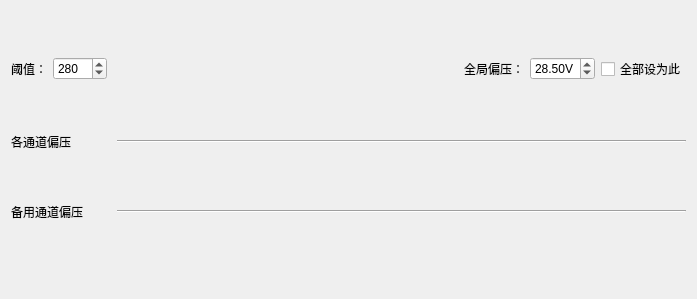
<?xml version="1.0" encoding="UTF-8"?>
<ui version="4.0">
 <class>Form</class>
 <widget class="QWidget" name="Form">
  <property name="geometry">
   <rect>
    <x>0</x>
    <y>0</y>
    <width>697</width>
    <height>299</height>
   </rect>
  </property>
  <property name="windowTitle">
   <string>Form</string>
  </property>
  <layout class="QVBoxLayout" name="verticalLayout">
   <item>
    <layout class="QHBoxLayout" name="horizontalLayout_5">
     <item>
      <widget class="QLabel" name="label_4">
       <property name="text">
        <string>阈值：</string>
       </property>
      </widget>
     </item>
     <item>
      <widget class="QSpinBox" name="spinBox_globalThreshole">
       <property name="maximum">
        <number>1023</number>
       </property>
       <property name="value">
        <number>280</number>
       </property>
      </widget>
     </item>
     <item>
      <spacer name="horizontalSpacer_3">
       <property name="orientation">
        <enum>Qt::Horizontal</enum>
       </property>
       <property name="sizeHint" stdset="0">
        <size>
         <width>40</width>
         <height>20</height>
        </size>
       </property>
      </spacer>
     </item>
     <item>
      <widget class="QLabel" name="label_5">
       <property name="text">
        <string>全局偏压：</string>
       </property>
      </widget>
     </item>
     <item>
      <widget class="QDoubleSpinBox" name="doubleSpinBox_globalBias">
       <property name="suffix">
        <string>V</string>
       </property>
       <property name="minimum">
        <double>25.289999999999999</double>
       </property>
       <property name="maximum">
        <double>29.289999999999999</double>
       </property>
       <property name="value">
        <double>28.500000000000000</double>
       </property>
      </widget>
     </item>
     <item>
      <widget class="QCheckBox" name="checkBox_globalBias">
       <property name="text">
        <string>全部设为此</string>
       </property>
      </widget>
     </item>
    </layout>
   </item>
   <item>
    <layout class="QHBoxLayout" name="horizontalLayout_3">
     <item>
      <widget class="QLabel" name="label_14">
       <property name="maximumSize">
        <size>
         <width>100</width>
         <height>16777215</height>
        </size>
       </property>
       <property name="text">
        <string>各通道偏压</string>
       </property>
      </widget>
     </item>
     <item>
      <widget class="Line" name="line_2">
       <property name="orientation">
        <enum>Qt::Horizontal</enum>
       </property>
      </widget>
     </item>
    </layout>
   </item>
   <item>
    <layout class="QGridLayout" name="gridLayout_channelBias"/>
   </item>
   <item>
    <layout class="QHBoxLayout" name="horizontalLayout_2">
     <item>
      <widget class="QLabel" name="label_31">
       <property name="minimumSize">
        <size>
         <width>70</width>
         <height>0</height>
        </size>
       </property>
       <property name="maximumSize">
        <size>
         <width>100</width>
         <height>16777215</height>
        </size>
       </property>
       <property name="text">
        <string>备用通道偏压</string>
       </property>
      </widget>
     </item>
     <item>
      <widget class="Line" name="line_3">
       <property name="orientation">
        <enum>Qt::Horizontal</enum>
       </property>
      </widget>
     </item>
    </layout>
   </item>
   <item>
    <layout class="QHBoxLayout" name="horizontalLayout">
     <item>
      <layout class="QGridLayout" name="gridLayout_spareChannelBias"/>
     </item>
     <item>
      <spacer name="horizontalSpacer">
       <property name="orientation">
        <enum>Qt::Horizontal</enum>
       </property>
       <property name="sizeHint" stdset="0">
        <size>
         <width>40</width>
         <height>20</height>
        </size>
       </property>
      </spacer>
     </item>
    </layout>
   </item>
  </layout>
 </widget>
 <resources/>
 <connections/>
</ui>
